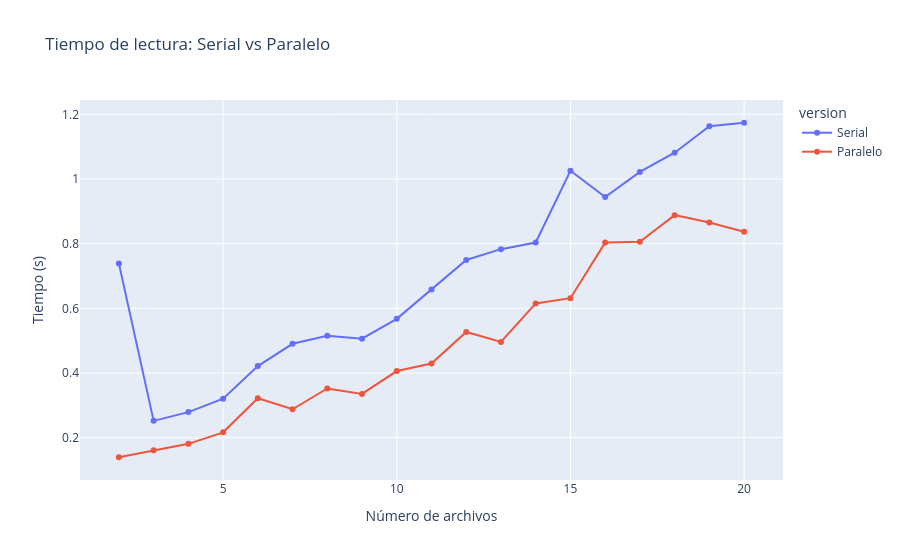

The cell this chart's notebook holds for it:
### Markdown cell above
**Benchmark:** mide tiempos para 2, 4, 6, ..., 20 archivos y grafica

### Code cell
@dataclass
class ReadMeasurement:
    n_files: int
    time_sec: float
    version: str


measurements: list[ReadMeasurement] = []

for n in range(2, 21):
    t0 = time.perf_counter()
    load_all_serial(DATA_DIR, n_batches=n)
    measurements.append(ReadMeasurement(n, time.perf_counter() - t0, "Serial"))

    t0 = time.perf_counter()
    load_all_parallel(DATA_DIR, n_batches=n)
    measurements.append(ReadMeasurement(n, time.perf_counter() - t0, "Paralelo"))

df_times = pd.DataFrame(measurements)
px.line(
    df_times,
    x="n_files",
    y="time_sec",
    color="version",
    markers=True,
    title="Tiempo de lectura: Serial vs Paralelo",
    labels={"n_files": "Número de archivos", "time_sec": "Tiempo (s)"},
).show()

### Figure 1 — Plotly figure (JSON) as saved in the notebook; plotly's stock layout.template omitted (floating-point values rounded to 4 significant figures)
{"data": [{"hovertemplate": "version=Serial<br>Número de archivos=%{x}<br>Tiempo (s)=%{y}<extra></extra>", "legendgroup": "Serial", "line": {"color": "#636efa", "dash": "solid"}, "marker": {"symbol": "circle"}, "mode": "lines+markers", "name": "Serial", "orientation": "v", "showlegend": true, "type": "scatter", "x": [2, 3, 4, 5, 6, 7, 8, 9, 10, 11, 12, 13, 14, 15, 16, 17, 18, 19, 20], "xaxis": "x", "y": [0.7383, 0.2519, 0.279, 0.3205, 0.4215, 0.4902, 0.5152, 0.5062, 0.5674, 0.6582, 0.7496, 0.7829, 0.8033, 1.025, 0.944, 1.022, 1.081, 1.163, 1.174], "yaxis": "y"}, {"hovertemplate": "version=Paralelo<br>Número de archivos=%{x}<br>Tiempo (s)=%{y}<extra></extra>", "legendgroup": "Paralelo", "line": {"color": "#EF553B", "dash": "solid"}, "marker": {"symbol": "circle"}, "mode": "lines+markers", "name": "Paralelo", "orientation": "v", "showlegend": true, "type": "scatter", "x": [2, 3, 4, 5, 6, 7, 8, 9, 10, 11, 12, 13, 14, 15, 16, 17, 18, 19, 20], "xaxis": "x", "y": [0.1394, 0.1608, 0.1808, 0.2165, 0.3219, 0.2879, 0.3521, 0.3352, 0.406, 0.4293, 0.5269, 0.4961, 0.6151, 0.6314, 0.8032, 0.8056, 0.8881, 0.8651, 0.8366], "yaxis": "y"}], "layout": {"legend": {"title": {"text": "version"}, "tracegroupgap": 0}, "title": {"text": "Tiempo de lectura: Serial vs Paralelo"}, "xaxis": {"anchor": "y", "domain": [0, 1], "title": {"text": "Número de archivos"}}, "yaxis": {"anchor": "x", "domain": [0, 1], "title": {"text": "Tiempo (s)"}}}}
